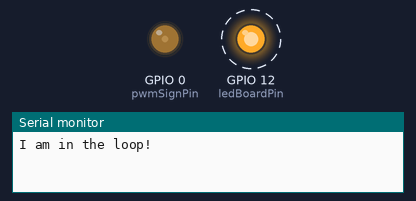
A sketch run on a simulated ESP32. On the bench: output pins drawn as LEDs (lit = HIGH), the last lines printed to the serial monitor. Dashed ring = blinking.

Above: at 0.05 s.
At 2.95 s:
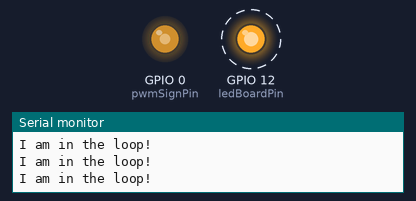
At 4.95 s:
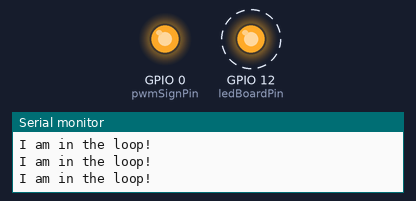
At 6.95 s:
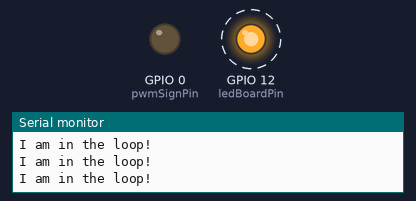
Timing chart, 0 to 9.1 s (numbered marks = the images above):
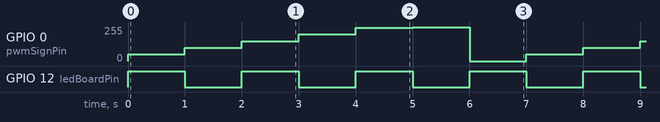

Measured:
- by itself, GPIO 12 (ledBoardPin): alternates HIGH for 1.0 s and LOW for 1.0 s
- by itself, GPIO 0 (pwmSignPin): repeats every 7.0 s: 100/255 1.0 s, 150/255 1.0 s, 200/255 1.0 s, 250/255 1.0 s, 255/255 1.0 s, 0/255 1.0 s, 50/255 1.0 s

The sketch:

servoTest1.ino
```cpp
int pwmSignPin = 0;
int ledBoardPin = 12;
int target = 0;

void setup()
{
  // put your setup code here, to run once:
  pinMode(ledBoardPin, OUTPUT);
  digitalWrite(ledBoardPin, LOW);
  pinMode(pwmSignPin, OUTPUT);

  Serial.begin(115200);
}

void loop()
{
  // put your main code here, to run repeatedly:
  Serial.printf("I am in the loop!\n");
  if (target <= 255)
  {
    target += 50;
  }
  else
  {
    target = 0;
  }
  constrain(target, 0, 255);
  analogWrite(pwmSignPin, target);

  digitalWrite(ledBoardPin, !(digitalRead(ledBoardPin)));
  delay(1000);
}
```
